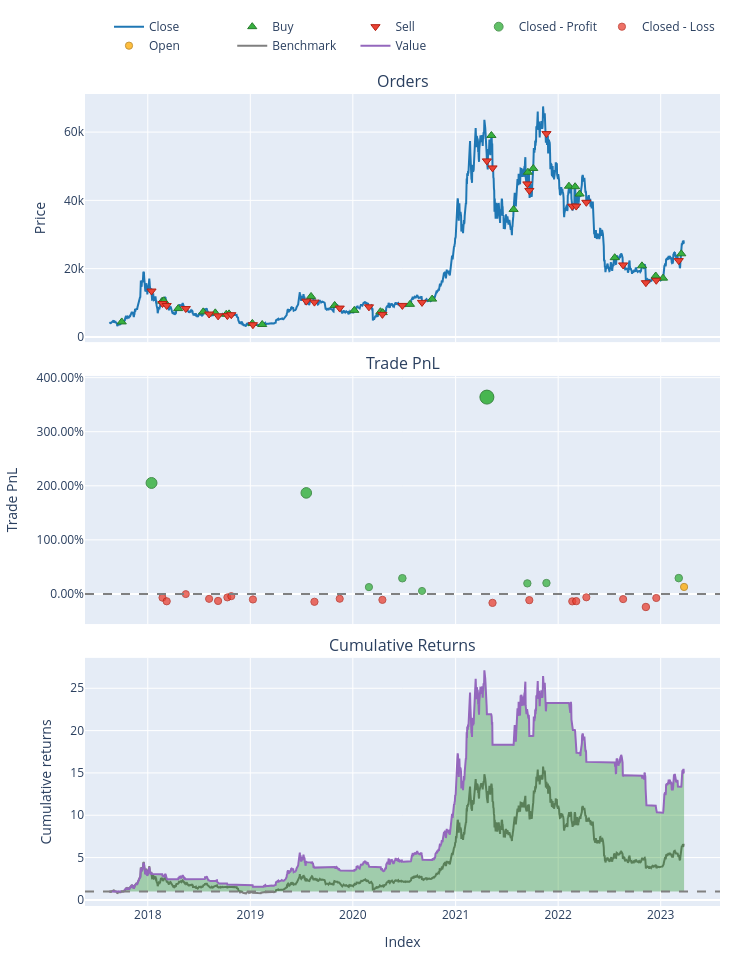

Notebook cell for this chart:
### Code cell
port.plot().show()

### Figure 1 — Plotly figure (JSON) as saved in the notebook; plotly's stock layout.template omitted (floating-point values rounded to 4 significant figures; data arrays with more than 128 entries replaced by an {"elided": "..."} marker saying what was removed)
{"data": [{"legendgroup": "0", "line": {"color": "#1f77b4"}, "name": "Close", "showlegend": true, "type": "scatter", "uid": "b3d83bb5-d16c-487f-a950-83cee7b7770e", "x": {"elided": "2047 str values"}, "xaxis": "x", "y": {"elided": "2047 float values"}, "yaxis": "y"}, {"customdata": [[0, 2.273, 24.94], [2, 2.905, 75.98], [4, 2.669, 70.71], [6, 2.946, 61.12], [8, 3.32, 60.89], [10, 3.142, 55.36], [12, 2.908, 48.22], [14, 2.671, 45.12], [16, 4.364, 43.26], [18, 4.267, 38.83], [20, 3.751, 111.2], [22, 4.122, 95.09], [24, 4.456, 86.64], [26, 5.288, 97.56], [28, 4.881, 86.88], [30, 4.696, 112.0], [32, 4.266, 118.2], [34, 3.709, 547.2], [36, 4.895, 456.8], [38, 4.526, 545.8], [40, 3.915, 483.1], [42, 5.255, 580.1], [44, 4.55, 500.6], [46, 4.145, 433.8], [48, 7.007, 406.6], [50, 7.06, 367.5], [52, 6.252, 278.9], [54, 5.993, 258.0], [56, 5.475, 333.2]], "hovertemplate": "Order Id: %{customdata[0]}<br>Timestamp: %{x}<br>Price: %{y}<br>Size: %{customdata[1]:.6f}<br>Fees: %{customdata[2]:.6f}", "legendgroup": "1", "marker": {"color": "#37B13F", "line": {"color": "rgb(38,123,44)", "width": 1}, "size": 8, "symbol": "triangle-up"}, "mode": "markers", "name": "Buy", "type": "scatter", "uid": "9fcd6714-d19c-4358-9eb2-f2350baece39", "x": ["2017-09-30T07:00:00", "2018-02-21T07:00:00", "2018-02-27T07:00:00", "2018-04-19T07:00:00", "2018-07-17T07:00:00", "2018-08-29T07:00:00", "2018-10-07T07:00:00", "2018-10-17T07:00:00", "2019-01-08T07:00:00", "2019-02-12T07:00:00", "2019-08-05T07:00:00", "2019-10-28T07:00:00", "2020-01-06T07:00:00", "2020-04-08T07:00:00", "2020-04-16T07:00:00", "2020-07-22T07:00:00", "2020-10-09T07:00:00", "2021-05-08T07:00:00", "2021-07-26T07:00:00", "2021-09-15T07:00:00", "2021-10-04T07:00:00", "2022-02-08T07:00:00", "2022-03-02T07:00:00", "2022-03-18T07:00:00", "2022-07-21T07:00:00", "2022-10-26T07:00:00", "2022-12-14T07:00:00", "2023-01-09T07:00:00", "2023-03-15T07:00:00"], "xaxis": "x", "y": [4389.0, 10460.0, 10600.0, 8299.0, 7336.0, 7049.0, 6632.0, 6758.0, 3965.0, 3641.0, 11860.0, 9228.0, 7777.0, 7380.0, 7120.0, 9542.0, 11080.0, 59010.0, 37330.0, 48240.0, 49350.0, 44150.0, 44000.0, 41860.0, 23210.0, 20820.0, 17850.0, 17220.0, 24350.0], "yaxis": "y"}, {"customdata": [[1, 2.273, 76.36], [3, 2.905, 71.07], [5, 2.669, 61.42], [7, 2.946, 61.2], [9, 3.32, 55.64], [11, 3.142, 48.46], [13, 2.908, 45.35], [15, 2.671, 43.48], [17, 4.364, 39.03], [19, 4.267, 111.8], [21, 3.751, 95.56], [23, 4.122, 87.07], [25, 4.456, 98.04], [27, 5.288, 87.31], [29, 4.881, 112.6], [31, 4.696, 118.8], [33, 4.266, 550.0], [35, 3.709, 459.1], [37, 4.895, 548.6], [39, 4.526, 485.5], [41, 3.915, 583.0], [43, 5.255, 503.1], [45, 4.55, 436.0], [47, 4.145, 408.6], [49, 7.007, 369.4], [51, 7.06, 280.3], [53, 6.252, 259.3], [55, 5.993, 334.9]], "hovertemplate": "Order Id: %{customdata[0]}<br>Timestamp: %{x}<br>Price: %{y}<br>Size: %{customdata[1]:.6f}<br>Fees: %{customdata[2]:.6f}", "legendgroup": "2", "marker": {"color": "#EA4335", "line": {"color": "rgb(181,31,18)", "width": 1}, "size": 8, "symbol": "triangle-down"}, "mode": "markers", "name": "Sell", "type": "scatter", "uid": "1ade6a8f-f531-4ef5-ab5f-1833f373243a", "x": ["2018-01-14T07:00:00", "2018-02-22T07:00:00", "2018-03-09T07:00:00", "2018-05-16T07:00:00", "2018-08-07T07:00:00", "2018-09-08T07:00:00", "2018-10-11T07:00:00", "2018-10-25T07:00:00", "2019-01-10T07:00:00", "2019-07-19T07:00:00", "2019-08-17T07:00:00", "2019-11-15T07:00:00", "2020-02-27T07:00:00", "2020-04-15T07:00:00", "2020-06-25T07:00:00", "2020-09-03T07:00:00", "2021-04-22T07:00:00", "2021-05-12T07:00:00", "2021-09-13T07:00:00", "2021-09-20T07:00:00", "2021-11-20T07:00:00", "2022-02-20T07:00:00", "2022-03-06T07:00:00", "2022-04-11T07:00:00", "2022-08-20T07:00:00", "2022-11-09T07:00:00", "2022-12-16T07:00:00", "2023-03-06T07:00:00"], "xaxis": "x", "y": [13440.0, 9787.0, 9204.0, 8309.0, 6703.0, 6170.0, 6237.0, 6512.0, 3577.0, 10480.0, 10190.0, 8451.0, 8801.0, 6605.0, 9226.0, 10120.0, 51560.0, 49510.0, 44830.0, 42910.0, 59560.0, 38290.0, 38320.0, 39430.0, 21090.0, 15880.0, 16590.0, 22350.0], "yaxis": "y"}, {"customdata": [[0, 0, 20470.0, 2.052], [9, 9, 29020.0, 1.868], [12, 12, 4377.0, 0.1263], [14, 14, 10080.0, 0.2902], [15, 15, 2463.0, 0.05496], [16, 16, 172100.0, 3.64], [18, 18, 35690.0, 0.1953], [20, 20, 38910.0, 0.2014], [27, 27, 30170.0, 0.2923]], "hovertemplate": "Exit Trade Id: %{customdata[0]}<br>Position Id: %{customdata[1]}<br>Exit Timestamp: %{x}<br>PnL: %{customdata[2]:.6f}<br>Return: %{customdata[3]:.2%}", "legendgroup": "3", "marker": {"color": "#37B13F", "line": {"color": "rgb(38,123,44)", "width": 1}, "opacity": [0.8345, 0.8269, 0.7551, 0.7618, 0.7521, 0.9, 0.7579, 0.7582, 0.7619], "size": [10.94, 10.59, 7.236, 7.551, 7.099, 14, 7.369, 7.38, 7.555], "symbol": "circle"}, "mode": "markers", "name": "Closed - Profit", "type": "scatter", "uid": "0f4b8b76-02fb-41fb-ab53-405fb66167b1", "x": ["2018-01-14T07:00:00", "2019-07-19T07:00:00", "2020-02-27T07:00:00", "2020-06-25T07:00:00", "2020-09-03T07:00:00", "2021-04-22T07:00:00", "2021-09-13T07:00:00", "2021-11-20T07:00:00", "2023-03-06T07:00:00"], "xaxis": "x2", "y": [2.052, 1.868, 0.1263, 0.2902, 0.05496, 3.64, 0.1953, 0.2014, 0.2923], "yaxis": "y2"}, {"customdata": [[1, 1, -2114.0, -0.06956], [2, 2, -3847.0, -0.136], [3, 3, -91.44, -0.00374], [4, 4, -2216.0, -0.091], [5, 5, -2866.0, -0.1294], [6, 6, -1242.0, -0.06437], [7, 7, -745.5, -0.04131], [8, 8, -1776.0, -0.1026], [10, 10, -6463.0, -0.1453], [11, 11, -3387.0, -0.08905], [13, 13, -4283.0, -0.1098], [17, 17, -36250.0, -0.1656], [19, 19, -25170.0, -0.1153], [21, 21, -31890.0, -0.1374], [22, 22, -26770.0, -0.1337], [23, 23, -10920.0, -0.06291], [24, 24, -15650.0, -0.09623], [25, 25, -35530.0, -0.2417], [26, 26, -8397.0, -0.07526]], "hovertemplate": "Exit Trade Id: %{customdata[0]}<br>Position Id: %{customdata[1]}<br>Exit Timestamp: %{x}<br>PnL: %{customdata[2]:.6f}<br>Return: %{customdata[3]:.2%}", "legendgroup": "4", "marker": {"color": "#EA4335", "line": {"color": "rgb(181,31,18)", "width": 1}, "opacity": [0.7527, 0.7555, 0.75, 0.7536, 0.7552, 0.7525, 0.7515, 0.7541, 0.7558, 0.7535, 0.7544, 0.7567, 0.7546, 0.7555, 0.7554, 0.7524, 0.7538, 0.7598, 0.753], "size": [7.127, 7.255, 7, 7.168, 7.242, 7.117, 7.072, 7.19, 7.272, 7.164, 7.204, 7.312, 7.215, 7.257, 7.25, 7.114, 7.178, 7.458, 7.138], "symbol": "circle"}, "mode": "markers", "name": "Closed - Loss", "type": "scatter", "uid": "cc8b836d-c0b9-4372-983a-ff8a7c4b34c9", "x": ["2018-02-22T07:00:00", "2018-03-09T07:00:00", "2018-05-16T07:00:00", "2018-08-07T07:00:00", "2018-09-08T07:00:00", "2018-10-11T07:00:00", "2018-10-25T07:00:00", "2019-01-10T07:00:00", "2019-08-17T07:00:00", "2019-11-15T07:00:00", "2020-04-15T07:00:00", "2021-05-12T07:00:00", "2021-09-20T07:00:00", "2022-02-20T07:00:00", "2022-03-06T07:00:00", "2022-04-11T07:00:00", "2022-08-20T07:00:00", "2022-11-09T07:00:00", "2022-12-16T07:00:00"], "xaxis": "x2", "y": [-0.06956, -0.136, -0.00374, -0.091, -0.1294, -0.06437, -0.04131, -0.1026, -0.1453, -0.08905, -0.1098, -0.1656, -0.1153, -0.1374, -0.1337, -0.06291, -0.09623, -0.2417, -0.07526], "yaxis": "y2"}, {"customdata": [[28, 28, 17230.0, 0.1293]], "hovertemplate": "Exit Trade Id: %{customdata[0]}<br>Position Id: %{customdata[1]}<br>Exit Timestamp: %{x}<br>PnL: %{customdata[2]:.6f}<br>Return: %{customdata[3]:.2%}", "legendgroup": "5", "marker": {"color": "#FFAA00", "line": {"color": "rgb(178,118,0)", "width": 1}, "opacity": [0.7552], "size": [7.242], "symbol": "circle"}, "mode": "markers", "name": "Open", "type": "scatter", "uid": "d5546d93-e4fc-4041-9ec1-0cd7a9c931c1", "x": ["2023-03-25T07:00:00"], "xaxis": "x2", "y": [0.1293], "yaxis": "y2"}, {"legendgroup": "6", "line": {"color": "#7f7f7f"}, "name": "Benchmark", "showlegend": true, "type": "scatter", "uid": "5eff97aa-547a-4c3c-b64f-9e4b9a1a7e65", "x": {"elided": "2047 str values"}, "xaxis": "x3", "y": {"elided": "2047 float values"}, "yaxis": "y3"}, {"hoverinfo": "skip", "legendgroup": "7", "line": {"color": "rgba(0, 0, 0, 0)", "width": 0}, "opacity": 0, "showlegend": false, "type": "scatter", "uid": "fc1c254e-20ef-4ad4-9c35-2d441fc298dd", "x": {"elided": "2047 str values"}, "xaxis": "x3", "y": {"elided": "2047 int values"}, "yaxis": "y3"}, {"connectgaps": false, "fill": "tonexty", "fillcolor": "rgba(0, 128, 0, 0.3)", "hoverinfo": "skip", "legendgroup": "7", "line": {"color": "rgba(0, 0, 0, 0)", "width": 0}, "opacity": 0, "showlegend": false, "type": "scatter", "uid": "ab7405df-bdbe-4755-9cf2-b504ea5a6928", "x": {"elided": "2047 str values"}, "xaxis": "x3", "y": {"elided": "2047 float values"}, "yaxis": "y3"}, {"hoverinfo": "skip", "legendgroup": "7", "line": {"color": "rgba(0, 0, 0, 0)", "width": 0}, "opacity": 0, "showlegend": false, "type": "scatter", "uid": "2c87235d-f0f5-4d45-9055-79657d13614e", "x": {"elided": "2047 str values"}, "xaxis": "x3", "y": {"elided": "2047 int values"}, "yaxis": "y3"}, {"connectgaps": false, "fill": "tonexty", "fillcolor": "rgba(255, 0, 0, 0.3)", "hoverinfo": "skip", "legendgroup": "7", "line": {"color": "rgba(0, 0, 0, 0)", "width": 0}, "opacity": 0, "showlegend": false, "type": "scatter", "uid": "3cc04a45-c7d2-4002-ba56-ea9259364324", "x": {"elided": "2047 str values"}, "xaxis": "x3", "y": {"elided": "2047 float values"}, "yaxis": "y3"}, {"legendgroup": "8", "line": {"color": "#9467bd"}, "name": "Value", "showlegend": true, "type": "scatter", "uid": "35c30e0e-bdbe-4c7a-b3ab-d16ce4ea8413", "x": {"elided": "2047 str values"}, "xaxis": "x3", "y": {"elided": "2047 float values"}, "yaxis": "y3"}, {"hoverinfo": "skip", "legendgroup": "7", "line": {"color": "rgba(0, 0, 0, 0)", "width": 0}, "opacity": 0, "showlegend": false, "type": "scatter", "uid": "e8c69279-2903-4758-ab27-e245a7636c6d", "x": {"elided": "2047 str values"}, "xaxis": "x3", "y": {"elided": "2047 int values"}, "yaxis": "y3"}], "layout": {"annotations": [{"font": {"size": 16}, "showarrow": false, "text": "Orders", "x": 0.5, "xanchor": "center", "xref": "paper", "y": 1, "yanchor": "bottom", "yref": "paper"}, {"font": {"size": 16}, "showarrow": false, "text": "Trade PnL", "x": 0.5, "xanchor": "center", "xref": "paper", "y": 0.6528, "yanchor": "bottom", "yref": "paper"}, {"font": {"size": 16}, "showarrow": false, "text": "Cumulative Returns", "x": 0.5, "xanchor": "center", "xref": "paper", "y": 0.3056, "yanchor": "bottom", "yref": "paper"}], "height": 960, "legend": {"orientation": "h", "traceorder": "normal", "x": 1, "xanchor": "right", "y": 1.042, "yanchor": "bottom"}, "margin": {"b": 30, "l": 30, "r": 30, "t": 30}, "shapes": [{"line": {"color": "gray", "dash": "dash"}, "type": "line", "x0": 0, "x1": 1, "xref": "paper", "y0": 0, "y1": 0, "yref": "y2"}, {"line": {"color": "gray", "dash": "dash"}, "type": "line", "x0": 0, "x1": 1, "xref": "paper", "y0": 1, "y1": 1, "yref": "y3"}], "showlegend": true, "width": 750, "xaxis": {"anchor": "y", "domain": [0, 1], "matches": "x3", "showticklabels": false}, "xaxis2": {"anchor": "y2", "domain": [0, 1], "matches": "x3", "showticklabels": false}, "xaxis3": {"anchor": "y3", "domain": [0, 1], "title": {"text": "Index"}}, "yaxis": {"anchor": "x", "domain": [0.6944, 1], "title": {"text": "Price"}}, "yaxis2": {"anchor": "x2", "domain": [0.3472, 0.6528], "tickformat": ".2%", "title": {"text": "Trade PnL"}}, "yaxis3": {"anchor": "x3", "domain": [0, 0.3056], "title": {"text": "Cumulative returns"}}}}
